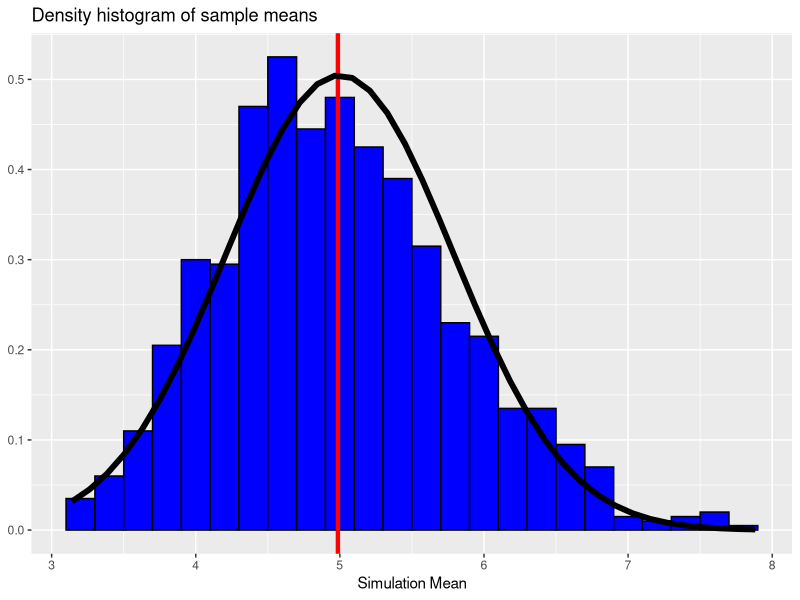

Reproduce this figure in R.


# Set seed to make a reproducible experiment.
set.seed(42)

# Initialize sample size from exponential distribution 1000
# Define:
# - the distribution parameters (lambda)
# - sample size (sample_size)
# - number of simulations (number_of_simulations)
lambda <- 0.2
sample_size <- 40
number_of_simulations <- 1000

# Calculate:
# - the theoretical mean (mu)
# - standard deviation (sd)
mu <- 1 / lambda
sd <- 1 / lambda

sample.distr <- matrix(data = rexp(sample_size * number_of_simulations, lambda),
                       nrow = number_of_simulations)
sample.means <- apply(sample.distr, 1, mean)
mu
mean(sample.means)

# Compare absolute difference between the theoretical mean and the sample mean is
abs(mu - mean(sample.means))

# Compute the sample mean variance and compare to the theoretical variance
sample.mean.var <- var(sample.means)
sample.mean.var

# Compute the theoretical variance of the exponential distribution
theoretical.var <- 1 / ((lambda * sqrt(sample_size))) ^ 2
theoretical.var
sample.mean.var

# Compare the sample mean variance to that of the theoretical variance
abs(theoretical.var - sample.mean.var)


# Plot the sample means
library(ggplot2)

ggplot(data.frame(y = sample.means), aes (x = y)) +
  geom_histogram(
    aes(y = ..density..),
    binwidth = 0.2,
    fill = "blue",
    color = "black"
  ) +
  geom_vline(
    xintercept = mean(sample.means),
    color = "red",
    size = 1.5
  ) +
  stat_function(
    fun = dnorm,
    n = sample_size,
    args = list(mean = 1 / lambda,
                sd = 1 / (lambda * sqrt(sample_size))),
    size = 2
  ) +
  labs(title = "Density histogram of sample means",
       x = "Simulation Mean",
       y = NULL)
